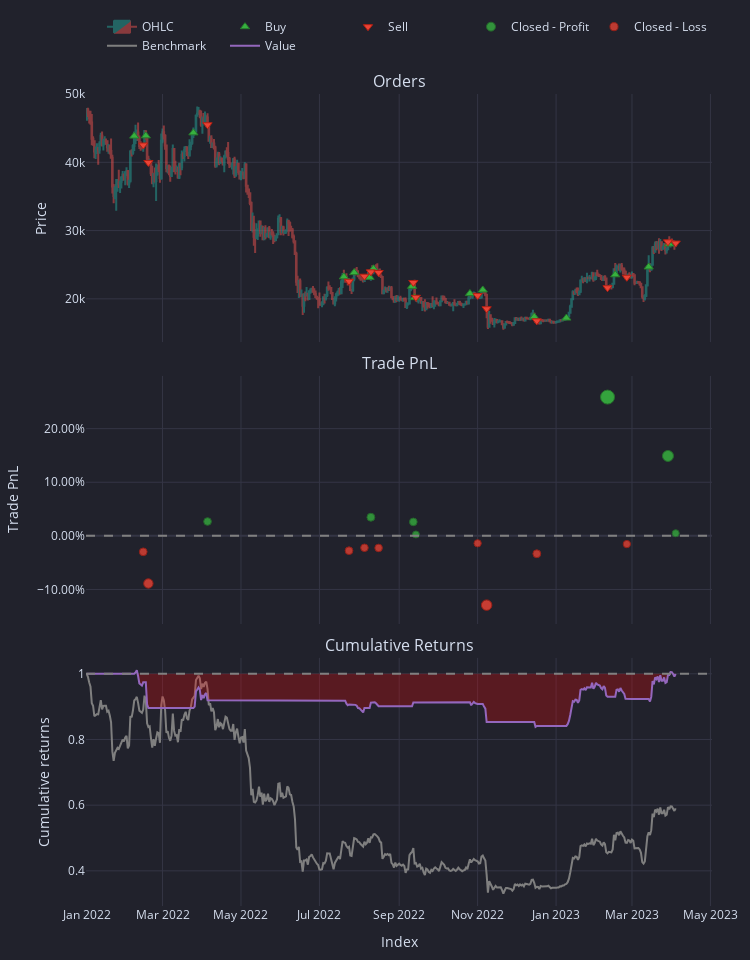

Here is the notebook cell this chart was saved with:
### Code cell
pf.plot().show()

### Figure 1 — Plotly figure (JSON) as saved in the notebook; plotly's stock layout.template omitted (floating-point values rounded to 4 significant figures; data arrays with more than 128 entries replaced by an {"elided": "..."} marker saying what was removed)
{"data": [{"close": {"elided": "459 float values"}, "decreasing": {"fillcolor": "#ee534f", "line": {"color": "#ee534f"}}, "high": {"elided": "459 float values"}, "increasing": {"fillcolor": "#26a69a", "line": {"color": "#26a69a"}}, "low": {"elided": "459 float values"}, "name": "OHLC", "opacity": 0.5, "open": {"elided": "459 float values"}, "type": "candlestick", "uid": "34ccb70d-692b-405f-b227-e43032b306e3", "x": {"elided": "459 str values"}, "xaxis": "x", "yaxis": "y"}, {"customdata": {"elided": "16x9 mixed values"}, "hovertemplate": "<br>Order Id: %{customdata[0]}\n<br>Signal Index: %{customdata[1]}\n<br>Creation Index: %{customdata[2]}\n<br>Fill Index: %{customdata[3]}\n<br>Size: %{customdata[4]:,}\n<br>Price: %{customdata[5]:,}\n<br>Fees: %{customdata[6]:,}\n<br>Type: %{customdata[7]}\n<br>Stop Type: %{customdata[8]}", "marker": {"color": "#37B13F", "line": {"color": "rgb(38,123,44)", "width": 1}, "size": 8, "symbol": "triangle-up"}, "mode": "markers", "name": "Buy", "type": "scatter", "uid": "4fea5df5-b9c1-4370-b562-25f41bd3b726", "x": ["2022-02-07T00:00:00+00:00", "2022-02-16T00:00:00+00:00", "2022-03-25T00:00:00+00:00", "2022-07-20T00:00:00+00:00", "2022-07-28T00:00:00+00:00", "2022-08-09T00:00:00+00:00", "2022-08-12T00:00:00+00:00", "2022-09-11T00:00:00+00:00", "2022-09-13T00:00:00+00:00", "2022-10-26T00:00:00+00:00", "2022-11-05T00:00:00+00:00", "2022-12-15T00:00:00+00:00", "2023-01-09T00:00:00+00:00", "2023-02-16T00:00:00+00:00", "2023-03-14T00:00:00+00:00", "2023-03-30T00:00:00+00:00"], "xaxis": "x", "y": [43840.0, 43870.0, 44310.0, 23220.0, 23840.0, 23150.0, 24400.0, 21830.0, 20170.0, 20770.0, 21300.0, 17360.0, 17180.0, 23520.0, 24670.0, 28030.0], "yaxis": "y"}, {"customdata": {"elided": "16x9 mixed values"}, "hovertemplate": "<br>Order Id: %{customdata[0]}\n<br>Signal Index: %{customdata[1]}\n<br>Creation Index: %{customdata[2]}\n<br>Fill Index: %{customdata[3]}\n<br>Size: %{customdata[4]:,}\n<br>Price: %{customdata[5]:,}\n<br>Fees: %{customdata[6]:,}\n<br>Type: %{customdata[7]}\n<br>Stop Type: %{customdata[8]}", "marker": {"color": "#EA4335", "line": {"color": "rgb(181,31,18)", "width": 1}, "size": 8, "symbol": "triangle-down"}, "mode": "markers", "name": "Sell", "type": "scatter", "uid": "ad894513-9e8e-4b29-8015-6e6291900a44", "x": ["2022-02-14T00:00:00+00:00", "2022-02-18T00:00:00+00:00", "2022-04-05T00:00:00+00:00", "2022-07-24T00:00:00+00:00", "2022-08-05T00:00:00+00:00", "2022-08-10T00:00:00+00:00", "2022-08-16T00:00:00+00:00", "2022-09-12T00:00:00+00:00", "2022-09-14T00:00:00+00:00", "2022-11-01T00:00:00+00:00", "2022-11-08T00:00:00+00:00", "2022-12-17T00:00:00+00:00", "2023-02-10T00:00:00+00:00", "2023-02-25T00:00:00+00:00", "2023-03-29T00:00:00+00:00", "2023-04-04T00:00:00+00:00"], "xaxis": "x", "y": [42540.0, 39970.0, 45500.0, 22580.0, 23310.0, 23950.0, 23850.0, 22400.0, 20230.0, 20480.0, 18550.0, 16780.0, 21630.0, 23160.0, 28350.0, 28170.0], "yaxis": "y"}, {"customdata": [["2", "2", "2022-04-05 00:00:00+00:00", 1184.0, 0.02673], ["5", "5", "2022-08-10 00:00:00+00:00", 804.1, 0.03473], ["7", "7", "2022-09-12 00:00:00+00:00", 568.9, 0.02606], ["8", "8", "2022-09-14 00:00:00+00:00", 53.14, 0.002634], ["12", "12", "2023-02-10 00:00:00+00:00", 4447.0, 0.2589], ["14", "14", "2023-03-29 00:00:00+00:00", 3678.0, 0.1491], ["15", "15", "2023-04-04 00:00:00+00:00", 136.9, 0.004886]], "hovertemplate": "<br>Exit Trade Id: %{customdata[0]}\n<br>Position Id: %{customdata[1]}\n<br>Exit Index: %{customdata[2]}\n<br>PnL: %{customdata[3]:,}\n<br>Return: %{customdata[4]:,%}", "marker": {"color": "#37B13F", "line": {"color": "rgb(38,123,44)", "width": 1}, "opacity": [0.7641, 0.7688, 0.7637, 0.75, 0.9, 0.8357, 0.7513], "size": [7.658, 7.877, 7.64, 7, 14, 11.0, 7.062], "symbol": "circle"}, "mode": "markers", "name": "Closed - Profit", "type": "scatter", "uid": "df3387fe-ce81-471d-8e3f-7ff4f1facd96", "x": ["2022-04-05T00:00:00+00:00", "2022-08-10T00:00:00+00:00", "2022-09-12T00:00:00+00:00", "2022-09-14T00:00:00+00:00", "2023-02-10T00:00:00+00:00", "2023-03-29T00:00:00+00:00", "2023-04-04T00:00:00+00:00"], "xaxis": "x2", "y": [0.02673, 0.03473, 0.02606, 0.002634, 0.2589, 0.1491, 0.004886], "yaxis": "y2"}, {"customdata": [["0", "0", "2022-02-14 00:00:00+00:00", -1304.0, -0.02975], ["1", "1", "2022-02-18 00:00:00+00:00", -3899.0, -0.08887], ["3", "3", "2022-07-24 00:00:00+00:00", -643.6, -0.02771], ["4", "4", "2022-08-05 00:00:00+00:00", -530.5, -0.02225], ["6", "6", "2022-08-16 00:00:00+00:00", -548.9, -0.02249], ["9", "9", "2022-11-01 00:00:00+00:00", -288.0, -0.01386], ["10", "10", "2022-11-08 00:00:00+00:00", -2752.0, -0.1292], ["11", "11", "2022-12-17 00:00:00+00:00", -579.8, -0.03341], ["13", "13", "2023-02-25 00:00:00+00:00", -360.7, -0.01534]], "hovertemplate": "<br>Exit Trade Id: %{customdata[0]}\n<br>Position Id: %{customdata[1]}\n<br>Exit Index: %{customdata[2]}\n<br>PnL: %{customdata[3]:,}\n<br>Return: %{customdata[4]:,%}", "marker": {"color": "#EA4335", "line": {"color": "rgb(181,31,18)", "width": 1}, "opacity": [0.7659, 0.8005, 0.7647, 0.7615, 0.7616, 0.7566, 0.8241, 0.768, 0.7574], "size": [7.741, 9.356, 7.685, 7.536, 7.543, 7.307, 10.46, 7.841, 7.347], "symbol": "circle"}, "mode": "markers", "name": "Closed - Loss", "type": "scatter", "uid": "8e9503ff-9dda-4730-aefc-449a0614476f", "x": ["2022-02-14T00:00:00+00:00", "2022-02-18T00:00:00+00:00", "2022-07-24T00:00:00+00:00", "2022-08-05T00:00:00+00:00", "2022-08-16T00:00:00+00:00", "2022-11-01T00:00:00+00:00", "2022-11-08T00:00:00+00:00", "2022-12-17T00:00:00+00:00", "2023-02-25T00:00:00+00:00"], "xaxis": "x2", "y": [-0.02975, -0.08887, -0.02771, -0.02225, -0.02249, -0.01386, -0.1292, -0.03341, -0.01534], "yaxis": "y2"}, {"legendgroup": "0", "line": {"color": "#7f7f7f"}, "mode": "lines", "name": "Benchmark", "showlegend": true, "type": "scatter", "uid": "1904c671-c3dd-4848-8b59-92ec3e46382b", "x": {"elided": "459 str values"}, "xaxis": "x3", "y": {"elided": "459 float values"}, "yaxis": "y3"}, {"hoverinfo": "skip", "line": {"color": "rgba(0, 0, 0, 0)", "width": 0}, "mode": "lines", "opacity": 0, "showlegend": false, "type": "scatter", "uid": "61b7c3e4-4414-4391-bfc1-8e05ba1f493b", "x": {"elided": "459 str values"}, "xaxis": "x3", "y": {"elided": "459 int values"}, "yaxis": "y3"}, {"connectgaps": false, "fill": "tonexty", "fillcolor": "rgba(0, 128, 0, 0.25)", "hoverinfo": "skip", "line": {"color": "rgba(0, 0, 0, 0)", "width": 0}, "mode": "lines", "opacity": 0, "showlegend": false, "type": "scatter", "uid": "37f926d9-c65d-4f83-8139-7d5a3d8eec09", "x": {"elided": "459 str values"}, "xaxis": "x3", "y": {"elided": "459 float values"}, "yaxis": "y3"}, {"hoverinfo": "skip", "line": {"color": "rgba(0, 0, 0, 0)", "width": 0}, "mode": "lines", "opacity": 0, "showlegend": false, "type": "scatter", "uid": "aa010bb6-9d08-4d7e-8d8d-b6a5ea5cf5d5", "x": {"elided": "459 str values"}, "xaxis": "x3", "y": {"elided": "459 int values"}, "yaxis": "y3"}, {"connectgaps": false, "fill": "tonexty", "fillcolor": "rgba(255, 0, 0, 0.25)", "hoverinfo": "skip", "line": {"color": "rgba(0, 0, 0, 0)", "width": 0}, "mode": "lines", "opacity": 0, "showlegend": false, "type": "scatter", "uid": "f707daf2-8093-43dd-88ac-5080838e7d06", "x": {"elided": "459 str values"}, "xaxis": "x3", "y": {"elided": "459 float values"}, "yaxis": "y3"}, {"legendgroup": "1", "line": {"color": "#9467bd"}, "mode": "lines", "name": "Value", "showlegend": true, "type": "scatter", "uid": "d7d7fa50-7547-49b7-be29-7ad83cf085ec", "x": {"elided": "459 str values"}, "xaxis": "x3", "y": {"elided": "459 float values"}, "yaxis": "y3"}, {"hoverinfo": "skip", "line": {"color": "rgba(0, 0, 0, 0)", "width": 0}, "mode": "lines", "opacity": 0, "showlegend": false, "type": "scatter", "uid": "b23173e0-7143-4787-96df-0d65d2c35643", "x": {"elided": "459 str values"}, "xaxis": "x3", "y": {"elided": "459 int values"}, "yaxis": "y3"}], "layout": {"annotations": [{"font": {"size": 16}, "showarrow": false, "text": "Orders", "x": 0.5, "xanchor": "center", "xref": "paper", "y": 1, "yanchor": "bottom", "yref": "paper"}, {"font": {"size": 16}, "showarrow": false, "text": "Trade PnL", "x": 0.5, "xanchor": "center", "xref": "paper", "y": 0.6528, "yanchor": "bottom", "yref": "paper"}, {"font": {"size": 16}, "showarrow": false, "text": "Cumulative Returns", "x": 0.5, "xanchor": "center", "xref": "paper", "y": 0.3056, "yanchor": "bottom", "yref": "paper"}], "height": 960, "legend": {"orientation": "h", "traceorder": "normal", "x": 1, "xanchor": "right", "y": 1.042, "yanchor": "bottom"}, "margin": {"b": 30, "l": 30, "r": 30, "t": 30}, "shapes": [{"line": {"color": "gray", "dash": "dash"}, "type": "line", "x0": 0, "x1": 1, "xref": "paper", "y0": 0, "y1": 0, "yref": "y2"}, {"line": {"color": "gray", "dash": "dash"}, "type": "line", "x0": 0, "x1": 1, "xref": "paper", "y0": 1, "y1": 1, "yref": "y3"}], "showlegend": true, "width": 750, "xaxis": {"anchor": "y", "domain": [0, 1], "matches": "x3", "rangeslider": {"visible": false}, "showticklabels": false}, "xaxis2": {"anchor": "y2", "domain": [0, 1], "matches": "x3", "showticklabels": false}, "xaxis3": {"anchor": "y3", "domain": [0, 1], "title": {"text": "Index"}}, "yaxis": {"anchor": "x", "domain": [0.6944, 1], "title": {"text": "Price"}}, "yaxis2": {"anchor": "x2", "domain": [0.3472, 0.6528], "tickformat": ".2%", "title": {"text": "Trade PnL"}}, "yaxis3": {"anchor": "x3", "domain": [0, 0.3056], "title": {"text": "Cumulative returns"}}}}
